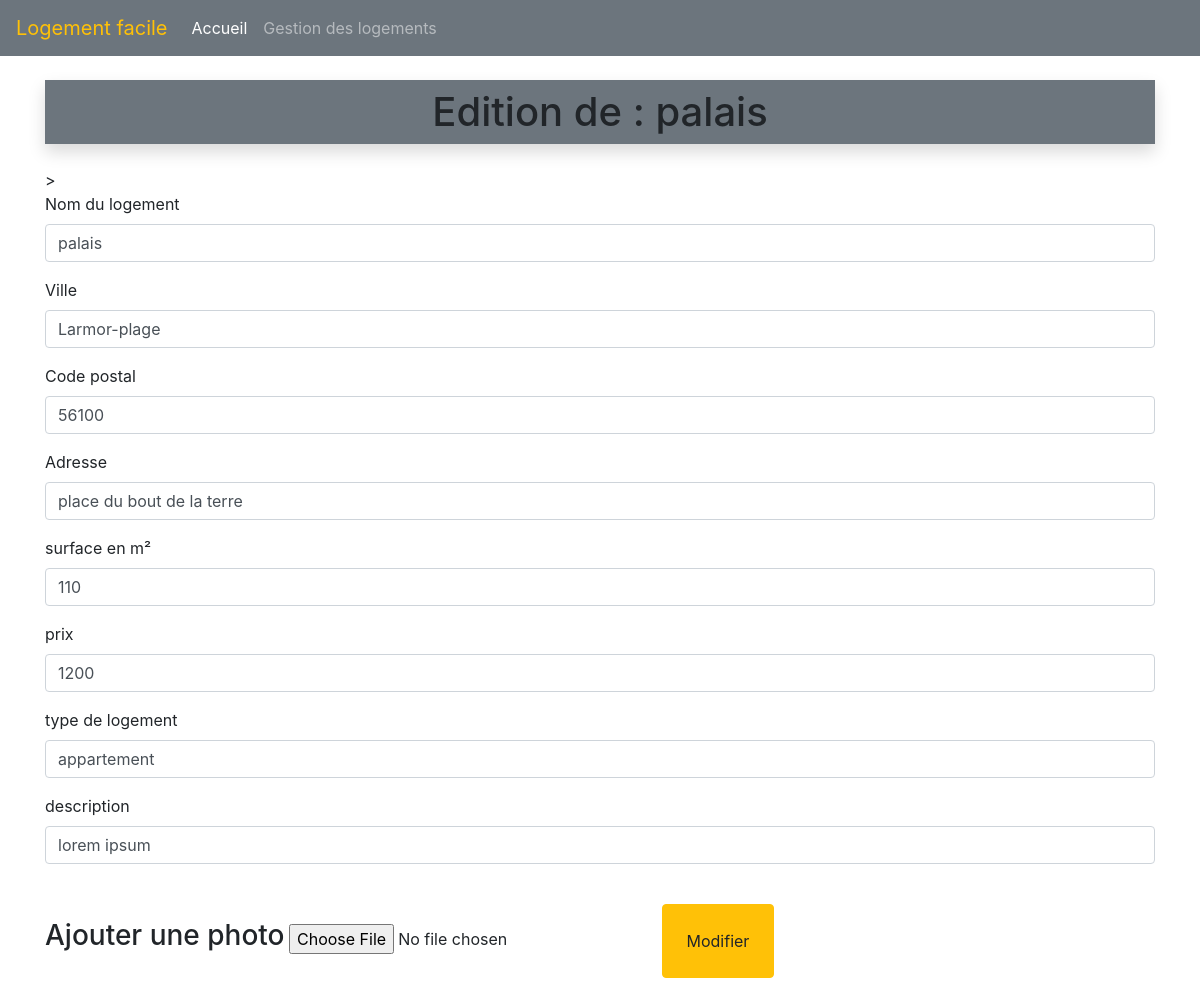
The app's page /logements/edit/7 with its own data.
### tables this page shows
CREATE TABLE IF NOT EXISTS `logement` (
  `id` int NOT NULL AUTO_INCREMENT,
  `title` varchar(255) NOT NULL,
  `adress` varchar(255) NOT NULL,
  `city` varchar(255) NOT NULL,
  `postalCode` char(5) NOT NULL,
  `area` int NOT NULL,
  `price` int NOT NULL,
  `photo` text NOT NULL,
  `logement_type` tinytext NOT NULL,
  `logement_description` text NOT NULL,
  PRIMARY KEY (`id`)
);

### Controller/LogementController.php (called while the page is built, shortened)
<?php
require_once "model/LogementManager.php";
class LogementController{
private $logementManager;
public function __construct(){
    $this->logementManager = new LogementManager();
    $this->logementManager->loadLogements();
}
public function editLogementForm($id){
    $logement = $this->logementManager->getLogementById($id);
    require_once "view/edit.logement.view.php";
}
}

### Model/logement.php (called while the page is built, shortened)
<?php
class Logement {
    private $id;
    private $title;
    private $adress;
    private $city;
    private $postalCode;
    private $area;
    private $price;
    private $logement_type;
    private $logement_description;
    public function __construct($id, $title, $adress, $city, $postalCode, $area, $price, $photo, $logement_type, $logement_description)
    {
        $this->id = $id;
        $this->title = $title;
        $this->adress = $adress;
        $this->city = $city;
        $this->postalCode = $postalCode;
        $this->area = $area;
        $this->price = $price;
        $this->logement_type = $logement_type;
        $this->logement_description = $logement_description;
    }
    public function getId()
    {
        return $this->id;
    }
    public function getTitle()
    {
        return $this->title;
    }
    public function getAdress()
    {
        return $this->adress;
    }
    public function getCity()
    {
        return $this->city;
    }
    public function getPostalCode()
    {
        return $this->postalCode;
    }
    public function getArea()
    {
        return $this->area;
    }
    public function getPrice()
    {
        return $this->price;
    }
    public function getLogementType()
    {
        return $this->logement_type;
    }
    public function getLogementDescription()
    {
        return $this->logement_description;
    }
}

### Model/Manager.php (called while the page is built, shortened)
<?php
abstract class Manager {
    private static $pdo;
    private static function setBdd(){
        self::$pdo = new PDO("mysql:host=localhost;dbname=immobilier;charsert=utf8","root","");
        self::$pdo->setAttribute(PDO::ATTR_ERRMODE, PDO::ERRMODE_WARNING);
    }
    protected function getBdd(){
        return self::$pdo;
    }
}

### Model/LogementManager.php (called while the page is built, shortened)
<?php
require_once "model/Manager.php";
require_once "model/Logement.php";
class LogementManager extends Manager {
    private $logements;
    public function addLogement($logement){
        $this->logements[] = $logement;
    }
    public function loadLogements(){
        $req = $this->getBdd()->prepare("SELECT * FROM logement");
        $req->execute();
        $myLogements = $req->fetchAll(PDO::FETCH_ASSOC);
    }
    public function getLogementById($id){
        foreach ($this->logements as $logement ) {
            if ($logement->getId() == $id) {
                return $logement;
            }
        }
    }
}

### view/edit.logement.view.php (the view, shortened to what this page needs)
<form method="POST" action="<?= URL ?>logements/editvalid" enctype="multipart/form-data">>
    <div class="form-group">
        <label for="title">Nom du logement</label>
        <input type="text" class="form-control" value="<?= $logement->getTitle() ?>" name="title" id="title" placeholder="Le nom de ce logement...">
    </div>
    <div class="form-group">
        <label for="city">Ville</label>
        <input type="text" class="form-control" value="<?= $logement->getCity() ?>" name="city" id="city" placeholder="La ville du logement...">
    </div>
    <div class="form-group">
        <label for="postalCode">Code postal</label>
        <input type="text" class="form-control" value="<?= $logement->getPostalCode() ?>" name="postalCode" id="postalCode" placeholder="Code postal">
    </div>
    <div class="form-group">
        <label for="adress">Adresse</label>
        <input type="text" class="form-control" value="<?= $logement->getAdress() ?>" name="adress" id="adress" placeholder="Adresse">
    </div>
    <div class="form-group">
        <label for="area">surface en m²</label>
        <input type="number" class="form-control" value="<?= $logement->getArea() ?>" id="area" name="area" placeholder="surface en m²">
    </div>
    <div class="form-group">
        <label for="price">prix</label>
        <input type="number" class="form-control" value="<?= $logement->getPrice() ?>" id="price" name="price" placeholder="prix">
    </div>
    <div class="form-group">
        <label for="logement_type">type de logement</label>
        <input type="text" class="form-control" value="<?= $logement->getLogementType() ?>" id="logement_type" name="logement_type" placeholder="type de logement">
    </div>
    <div class="form-group">
        <label for="logement_description">description</label>
        <input type="text" class="form-control" value="<?= $logement->getLogementDescription() ?>" id="logement_description" name="logement_description" placeholder="description">
    </div>
    <div>
    <label for="photo"> <h3> Ajouter une photo</h3></label>
    <input type="file" id="photo" name="photo">
    <button type="submit" onclick="imgUpload(<?= $logement->getId() ?>)"class="btn btn-warning m-4 p-4">Modifier</button>
    </div>
</form>
<?php
$content = ob_get_clean();
$title = "Edition de : " . $logement->getTitle();
require_once "base.html.php";
?>

### view/base.html.php (shortened to what this page needs)
<!DOCTYPE html>
<html lang="fr">
<head>
    <link rel="stylesheet" href="https://cdn.jsdelivr.net/npm/bootstrap@4.6.1/dist/css/bootstrap.min.css">
    <link rel="stylesheet" href="https://cdnjs.cloudflare.com/ajax/libs/font-awesome/6.0.0-beta3/css/all.min.css" />
    <link rel="stylesheet" href="style.css">
</head>
<body>
    <header>
        <nav class="navbar navbar-expand-sm navbar-dark bg-secondary">
            <a class="navbar-brand text-warning" href="<?= URL?>accueil">Logement facile</a>
            <div class="collapse navbar-collapse" id="navbarColor01">
                <ul class="navbar-nav mr-auto">
                    <li class="nav-item active">
                        <a class="nav-link" href="<?= URL?>accueil">
                            Accueil
                        </a>
                    </li>
                    <li class="nav-item">
                        <a class="nav-link" href="<?= URL?>logements">Gestion des logements</a>
                    </li>
                </ul>
            </div>
        </nav>
    </header>
    <main>
        <div class="container">
        <h1 class="my-4 text-center bg-secondary shadow p-2">
            <?= $title ?>
        </h1>
            <?= $content ?>
        </div>
    </main>
</body>
</html>

### style.css (style rules this page uses)
main { min-height: 81vh; }

### records on screen
logement: title "Edition de : palais", title "palais", city "Larmor-plage", postalCode "56100", adress "place du bout de la terre", area "110", price "1200", logement_type "appartement", logement_description "lorem ipsum"
